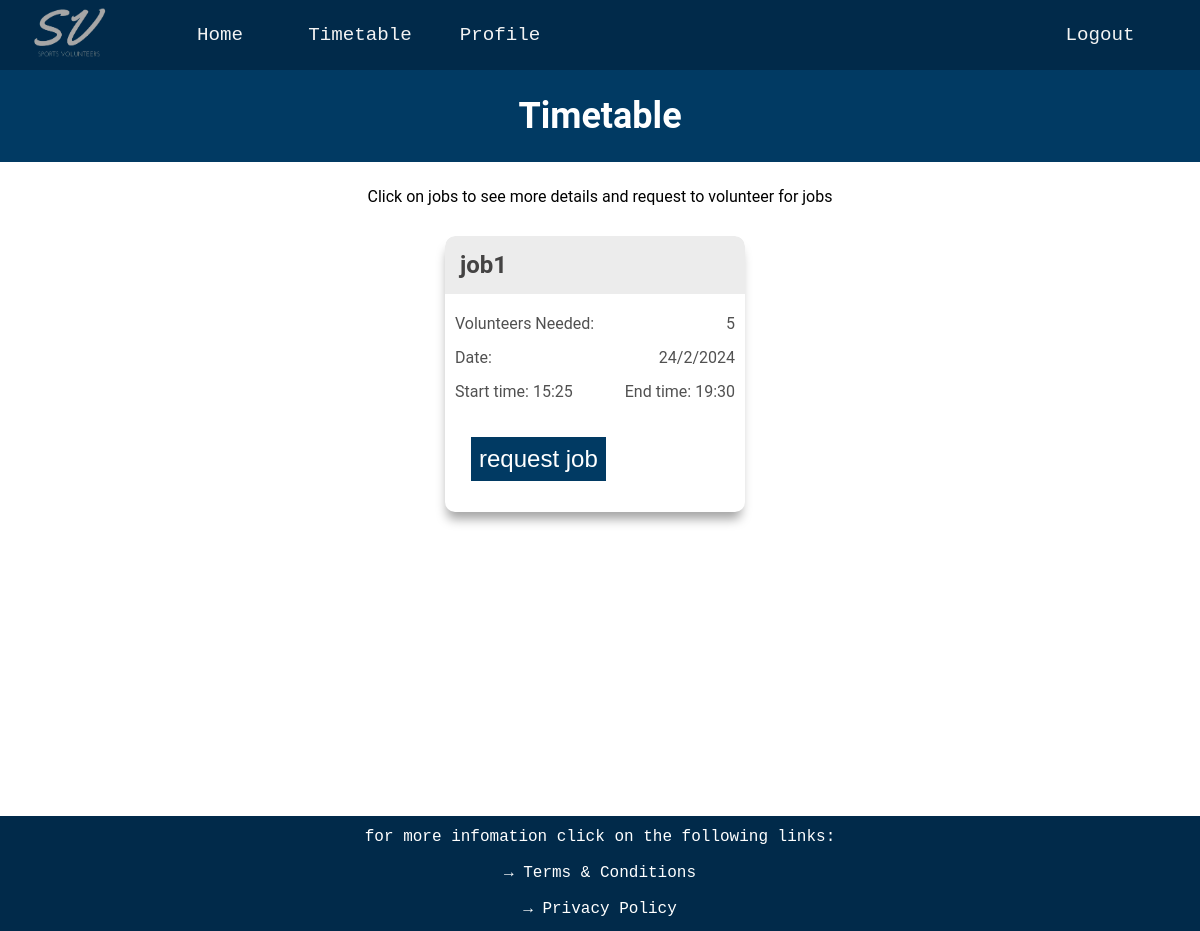
Page /timetable on the earlier database version.
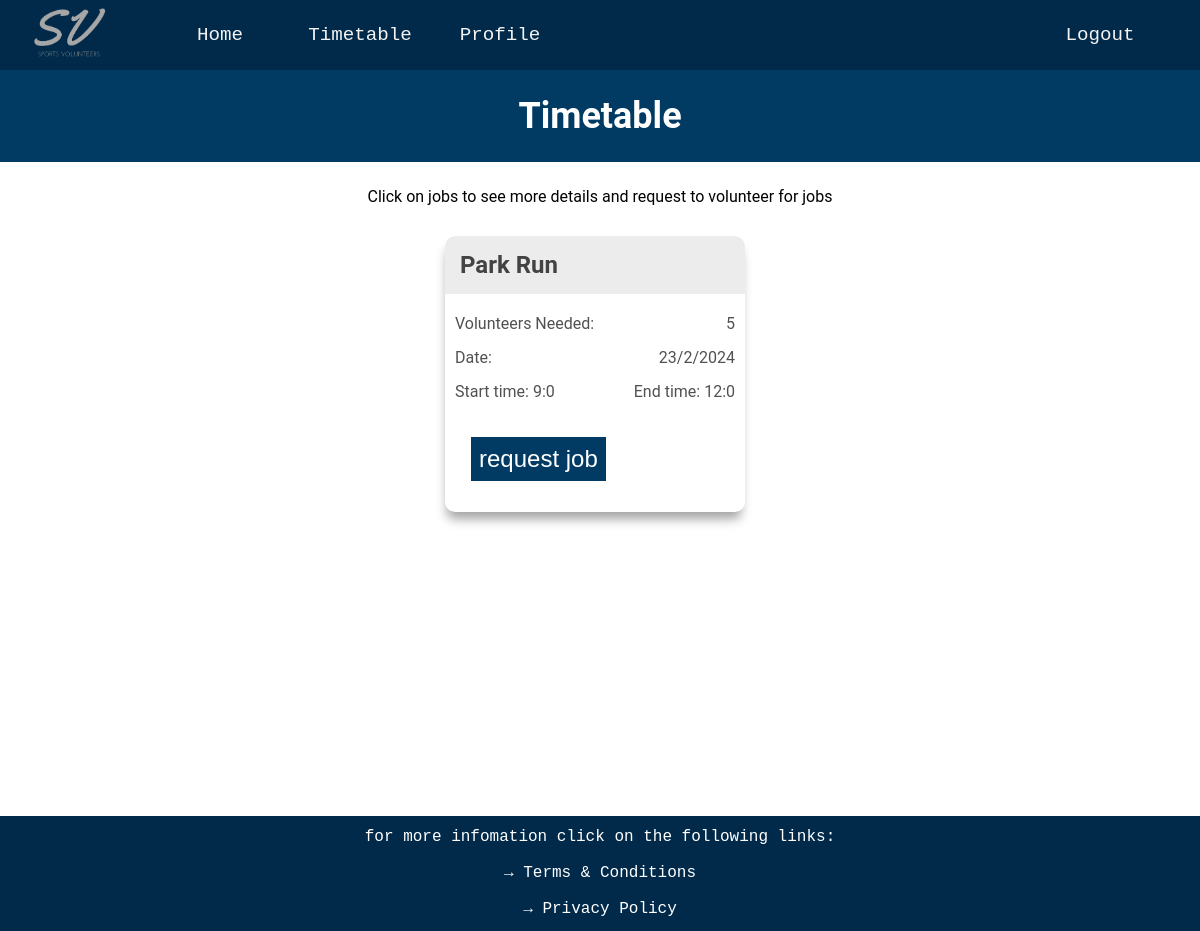
Same page on the later database version.
### website/databases.py (models this page shows, shortened)
class Jobs(UserMixin, db.Model):
    __tablename__ = 'jobs'
    job_id = db.Column(db.Integer, primary_key=True)
    job_name = db.Column(db.String(20))
    volunteers_assigned = db.Column(db.String(300))
    volunteers_needed = db.Column(db.Integer)
    start_time = db.Column(db.String(20))
    end_time = db.Column(db.String(20))
    date = db.Column(db.String(20))
    job_description = db.Column(db.String(300))
    job_qualifications = db.relationship('Qualification', secondary=job_requirements,
                                         backref=db.backref('jobs', lazy='subquery'))

### website/routes.py (the view, shortened to what this page needs)
@app.route('/timetable', methods=['GET', 'POST'])
def timetable():
    jobs = Jobs.query.all()
    current_user_id = current_user.get_id()
    return render_template('timetable.html', jobs=jobs, current_user_id = current_user_id, Requests = Requests, RemoveRequests = RemoveRequests)

### website/templates/timetable.html (shortened to what this page needs)
{% extends "layout.html" %}
{% block page_content %}
<div class="timetable-title-box">
    <h1 class='timetable-title'>Timetable</h1>
</div>
{% if jobs %}
<p class="timetable-guide">Click on jobs to see more details and request to volunteer for jobs</p>
<div class="timetable-boxes">
    {% for job in jobs %}
    <div class="job-content">
        <element onclick="togglePopup('{{ job.job_id }}')">
            <div class="job-box">
                <div class="job-name-box">
                    <div class="job-name"><b>{{ job.job_name }}</b></div>
                </div>
                <div>
                    <span>Volunteers Needed:</span>
                    <span>{{ job.volunteers_needed }}</span>
                </div>
                <div>
                    <span>Date:</span>
                    <span class="job-box-data">{{ job.date }}</span>
                </div>
                <div>
                    <span>Start time: {{ job.start_time }}</span>
                    <span class="job-box-data">End time: {{ job.end_time }}</span>
                </div>
                {% if current_user_id not in (job.volunteers_assigned.split()) %}
                {% if not Requests.query.filter(Requests.user_id.any(user_id=current_user_id), Requests.job_id.any(job_id=job.job_id)).first() %}
                <div>
                    <form method = "post">
                        <input type = "submit" value = "request job">
                    </form>
                </div>
                {% endif %}
                {% endif %}
            </div>
        </element>
    </div>
    {% endfor %}
</div>
{% else %}
<div class="no-jobs">
    <h1>No jobs found</h1>
    <p>There are no available jobs at the moment.</p>
</div>
{% endif %}
{% endblock %}

### website/templates/layout.html (shortened to what this page needs)
<!DOCTYPE html>
{% import "bootstrap/wtf.html" as wtf %}
<head>
    <link rel=stylesheet type=text/css href="{{ url_for('static', filename='styles.css') }}">
</head>
<div id="page-container">
    <ul class="navbar">
        <li>
            <div class="navbar_box_logo">
                <a class="navbar_item" href="{{ url_for('home') }}">
                    <img class="top_logo"
                        src="{{ url_for('static', filename='images/darker_logo.png') }}"
                        onmouseover="this.src='{{ url_for('static', filename='images/light_logo.png') }}'"
                        onmouseout="this.src='{{ url_for('static', filename='images/darker_logo.png') }}'"
                        alt="logo image" />
                </a>
            </div>
        </li>
        <li style="margin-left: 10px">
            <div class="navbar_box">
                <a class="navbar_item" href="{{ url_for('home') }}">Home</a>
            </div>
        </li>
        <li>
            <div class="navbar_box">
                <a class="navbar_item" href="{{ url_for('timetable') }}">Timetable</a>
            </div>
        </li>
        <li>
            <div class="navbar_box">
                <a class="navbar_item" href="{{ url_for('profile') }}">Profile</a>
            </div>
        </li>
        <li class = "navbar_right">
            <div class="navbar_box">
                <a class="navbar_item" href="{{ url_for('logout') }}">Logout</a>
            </div>
        </li>
    </ul>
    <div id = "content-wrap">
        {% block page_content %}{% endblock %}
    </div>
</div>
<footer class="footer">
    <p class = 'footer_text'>for more infomation click on the following links:</p>
    <p><a href="{{ url_for('terms') }}" class = 'footer_link'>→ Terms & Conditions</a></p>
    <p><a href="{{ url_for('privacy')}}" class = 'footer_link'>→ Privacy Policy</a></p>
</footer>

### website/static/styles.css (style rules this page uses)
.navbar { list-style-type: none; padding: 0; overflow: hidden; background-color: #012A4A; position: sticky; top: 0px; margin: 0px; z-index: 1; }
.navbar_box_logo { height: 50px; width: 140px; margin-top: 10px; margin-bottom: 10px; }
.navbar_box { height: 50px; width: 140px; margin-top: 10px; margin-bottom: 10px; }
li { float: left; }
.navbar_right { float: right; margin-right: 30px; }
.navbar_item { display: block; text-decoration: none; font-family: Andale Mono, monospace; color: #F3F3F3; font-size: 120%; text-align: center; padding: 10% 10%; }
#page-container { position: relative; min-height: 100vh; }
#content-wrap { overflow: auto; }
.top_logo { height: 80px; width: 80px; text-align: center; display: flex; margin-left: 15px; margin-top: -30px; }
.footer { width: 100%; height: 115px; background-color: #012A4A; text-align: center; margin-top: auto; }
.footer_text, .footer_link { color: white; text-decoration: none; font-family: Andale Mono, monospace; font-size: 16px; text-align: center; }
.footer_text { padding-top: 12px; }
.profile-title, .timetable-title { text-align: center; font-size: 3vw; color: white; }
.p-title-box, .timetable-title-box { background-color: #013A63; padding: 1px; margin-bottom: 25px; }
input[type='submit' i] { display: inline-block; margin: 1rem 0rem 1rem 1rem; background-color: #013A63; color: white; border: none; outline: none; cursor: pointer; border-radius: 0; font-size: 3vh; padding: 0.5rem; }
.timetable-guide { text-align: center; margin-bottom: 30px; }
.timetable-boxes { margin: 0px 50px; text-align: center; }
.job-content { display: inline-block; margin-right: 10px; text-align: left; width: 300px; white-space: nowrap; overflow: hidden; text-overflow: ellipsis; border-radius: 10px; margin-bottom: 20px; box-shadow: -1px 10px 11px -3px rgb(164, 164, 164); }
.job-box { border-radius: 10px; max-width: 300px; color: #515151; }
.job-name-box div { padding: 0px 10px; }
.job-name { font-size: 24px; color: rgb(68, 67, 67); }
.job-box div:nth-child(n + 2) { padding: 0px 10px 10px 10px; margin-bottom: 5px; }
.job-box div:nth-child(2) { display: flex; justify-content: space-between; margin-top: 20px; }
.job-box div:nth-child(4) { margin-bottom: 10px; }
.job-name-box { background-color: #ececec; padding: 15px 5px 15px 5px; border-radius: 10px 10px 0px 0px; }
.job-box-data { float: right; }

Differences in the rows shown:
changed Jobs: job_name "job1" → "Park Run"; date "24/2/2024" → "23/2/2024"; start_time "15:25" → "9:0"; end_time "19:30" → "12:0"
